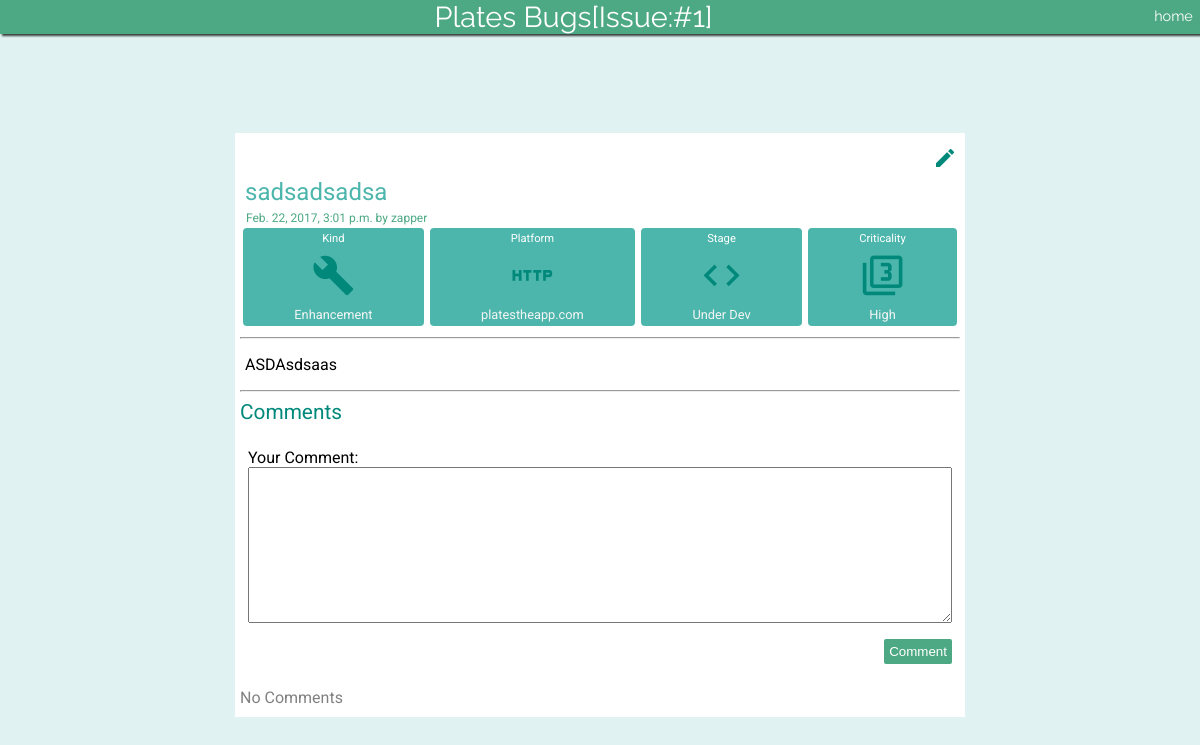
The page /issue/1/ (signed in) on the database its author committed.
### pbugs/models.py (models this page shows, shortened)
class Issue(models.Model):
    UNA = "UA"
    BUG = "BUG"
    ENHANCEMENT = "ENHANCEMENT"
    kind_options = (
        (UNA, "Unassigned"),
        (BUG, "Bug"),
        (ENHANCEMENT, "Enhancement")
    )
    DEV = "DEV"
    NOT_STARTED = "NOT_STARTED"
    DONE = "DONE"
    stage_options = (
        (DEV, "Under Dev"),
        (NOT_STARTED, "Not started"),
        (DONE, "resolved")
    )
    HIGH = "HIGH"
    MEDIUM = "MEDIUM"
    LOW = "LOW"
    NOD = "ND"
    crictical_options = (
        (HIGH, "High"),
        (MEDIUM, "Medium"),
        (LOW, "Low"),
        (NOD, "Not determined")
    )
    WEB = "WEB"
    ANDROID = "ANDROID"
    PLATESBUGS = "PLATESBUGS"
    platform_options = (
        (WEB, "platestheapp.com"),
        (ANDROID, "Android"),
        (PLATESBUGS, "Plates Bugs")
    )
    reporter = models.ForeignKey(
        Reporter,
        on_delete=models.CASCADE
    )
    title = models.CharField(max_length=150)
    description = models.TextField()
    kind = models.CharField(max_length=15, choices=kind_options, default='UA')
    stage = models.CharField(max_length=50, choices=stage_options, default='NOT_STARTED')
    criticality = models.CharField(max_length=50, choices=crictical_options, default="ND")
    platform = models.CharField(max_length=20, choices=platform_options, default="ANDROID")
    create_time = models.DateTimeField(auto_now=True)

class Reporter(models.Model):
    user = models.OneToOneField(
        User,
        on_delete=models.CASCADE,
        primary_key=True
    )
    first_use = models.BooleanField(default=True)
    is_admin = models.BooleanField(default=False)

### pbugs/views.py (the view, shortened to what this page needs)
# urls.py: url(r'^issue/(?P<pk>[0-9]+)/$', views.detail_issue, name='issue-detail'),
@login_required(login_url='/login')
def detail_issue(request,pk):
    issue = Issue.objects.get(pk=pk)
    form = CommentForm()
    form = CommentForm()
    context = {
        'issue':issue,
        'form':form
    }
    print(issue.reporter.is_admin)
    return render(request, 'issue-detail.html', context)

### pbugs/forms.py
class CommentForm(forms.Form):
    text = forms.CharField(label='Your Comment', widget=forms.Textarea)

### pbugs/templates/issue-detail.html (shortened to what this page needs)
{% extends 'base.html' %}
{% block content %}
    <div id="header">Plates Bugs[Issue:#{{issue.pk}}]<a class="hlinks" href="/">home</a></div>
    <div class="holder">
        <div class="issue-box">
            {% if request.user.reporter.is_admin %}
                <a id="edit" href="/issue/edit/{{issue.pk}}"><i class="material-icons">mode_edit</i></a>
            {% endif %}
            <span id="issue_title">{{ issue.title }}</span>
                            <span id="issue_createtime">{{ issue.create_time }} by {{ issue.reporter.user.username }}</span>
                            <div id="status-holder">
                                <div id="issue_kind" class="issue_status">
                                    <span class="issue-status-label">Kind</span>
                                    <div class="icon-holder">
                                        <i class="material-icons" style="font-size:0.9em;">
                                        </i>
                                    </div>
                                    <span class="issue-status-text">{{ issue.get_kind_display }}</span>
                                </div>
                                <div id="issue_platform" class="issue_status">
                                    <span class="issue-status-label">Platform</span>
                                    <div class="icon-holder">
                                        <i class="material-icons" style="font-size:0.9em;">
                                        </i>
                                    </div>
                                    <span class="issue-status-text">{{ issue.get_platform_display }}</span>
                                 </div>
                                 <div id="issue-stage" class="issue_status">
                                    <span class="issue-status-label">Stage</span>
                                    <div class="icon-holder">
                                        <i class="material-icons" style="font-size:0.9em;">
                                        </i>
                                    </div>
                                    <span class="issue-status-text">{{issue.get_stage_display}}<cpan>
                                 </div>
                                 <div id="issue-crt" class="issue_status">
                                    <span class="issue-status-label">Criticality</span>
                                    <div class="icon-holder">
                                        <i class="material-icons" style="font-size:0.9em;">
                                        </i>
                                    </div>
                                    <span class="issue-status-text">{{ issue.get_criticality_display }}</span>
                                 </div>
                               </div>
                               <hr>
                               <div id="issue-desc">{{issue.description|linebreaks}}</div>
                               <hr>
                               <span id="comments-title">Comments</span>
                               <div id="comment-box">
                                       <form method="post" class="comment-form" action="/issue/{{issue.pk}}/">
                                            {{ form.as_p }}
                                            <button type="submit" id="comment-button">Comment</button>
                                        </form>
                                </div>
                               {%if issue.comment_set.all %}
                                    <ul id="comment-list">
                                            {% for comment in issue.comment_set.all %}
                                                <li id="comment">
                                                    <span id="comment-reporter">{{comment.reporter.user.username}}</span>
                                                    <span id="comment-time">{{comment.comment_time}}</span>
                                                    <span id="comment-text">{{comment.text|linebreaks}}</span>
                                                </li>
                                            {% endfor %}
                                {% else %}
                                    <span class="empty">No Comments</span>
                                {% endif %}
                               </div>
{% endblock %}

### pbugs/static/styles/main.css (style rules this page uses)
body { margin: 0; padding: 0; }
.holder { margin:auto; height:100%; width: 100%; background: #E0F2F1; display: flex; flex-direction:column; justify-content: center; align-items: center; }
body { background:#E0F2F1; }
#header { background:#4da984; color:white; font-family: 'Raleway', sans-serif; text-align: center; margin-bottom:4px; font-size:1.8em; -webkit-box-shadow: 2px 2px 2px 0px rgba(0,0,0,0.75); -moz-box-shadow: 2px 2px 2px 0px rgba(0,0,0,0.75); box-shadow: 2px 2px 2px 0px rgba(0,0,0,0.75); position:fixed; width: 100%; top:0; z-index: 3; }
.hlinks { float:right; position: relative; text-decoration: none; font-size:0.5em; padding: 0.5em; color:white; }
a { text-decoration: none; }
#issue_title { display:inline-block; width: 100%; margin:5px; color:#4db6ac; font-size: 1.5em; flex-grow: 1; }
#issue_createtime { margin:3px; border-radius:2px; padding: 3px; color:#4da984; font-size: 0.75em; flex-grow: 1; }
#status-holder { display: flex; display: -webkit-flex; flex-direction: column; flex-grow: 2; overflow-x: scroll; flex-direction:row; }
.issue_status { flex-grow:1; border-radius: 4px; background:#4DB6AC; display:block; height: 90px; margin: 3px; display: flex; flex-direction:column; justify-content: center; align-items: center; padding:4px; }
.issue-status-label { color:white; font-size: 0.7em; }
.icon-holder { flex-grow:2; width: 100%; color: #00897B; display: flex; display: -webkit-flex; justify-content: center; align-items: center; font-size: 3em; }
.issue-status-text { font-size: 0.8em; color:whitesmoke; }
.issue-box { background: white; margin-top:50px; width:60%; padding-top:10px; padding-bottom: 10px; padding-right:5px; padding-left:5px; font-family: 'Roboto', sans-serif; position: relative; overflow: scroll; }
#issue-desc { margin: 5px; text-align: justify; }
#comments-title { color:#00897B; font-size:1.3em; display:block; }
#comment-box { display:flex; padding:8px; flex-direction: column; }
#comment-box textarea { width:100%; }
#comment-button { float:right; position: relative; padding:5px; background:#4da984; color:white; border:none; border-radius: 2px; cursor: pointer; }
#edit { float:right; border-radius: 100%; color:#00897B; display: absolute; padding: 3px; }
.empty { color:grey; }

### rows shown on the page
Issue: pk "1", title "sadsadsadsa", create_time "Feb. 22, 2017, 3:01 p.m.", reporter.user.username "zapper", kind "Enhancement", platform "platestheapp.com", stage "Under Dev", criticality "High", description "ASDAsdsaas"
